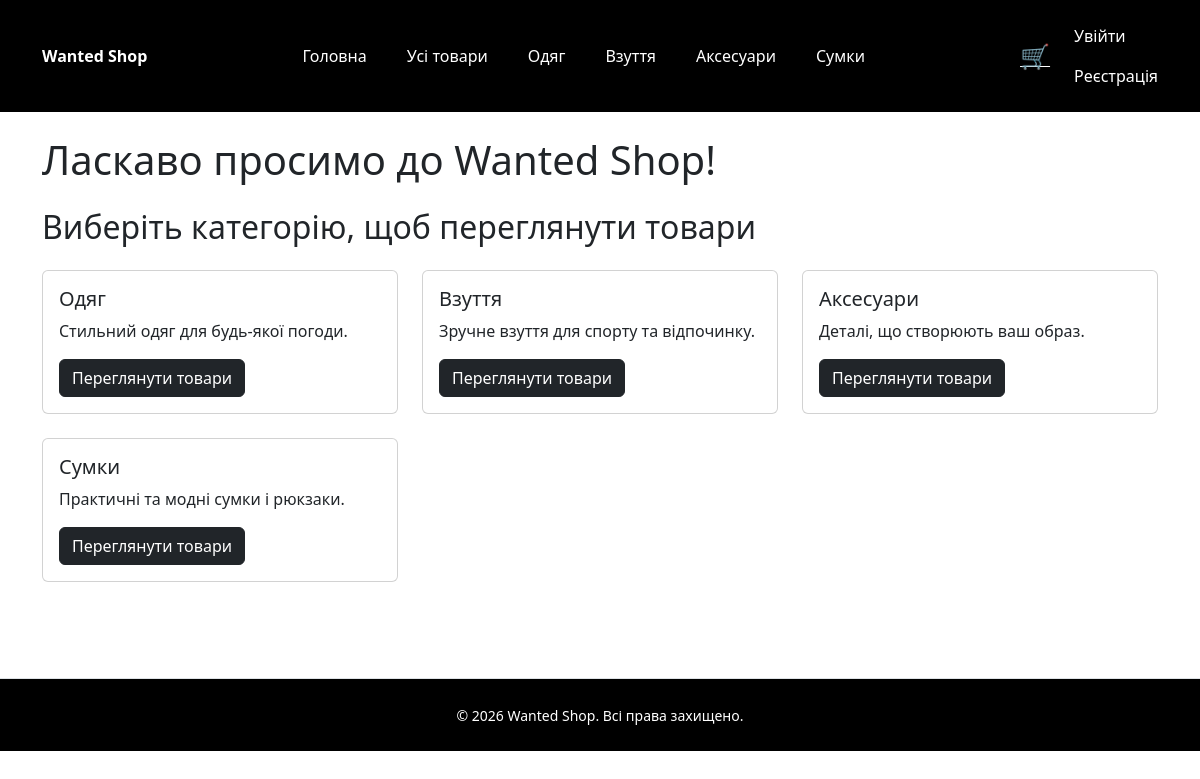
The page / on the database its author committed.
### products/models.py (models this page shows, shortened)
class Category(models.Model):
    name = models.CharField(max_length=100, unique=True)
    slug = models.SlugField(max_length=255, unique=True)
    description = models.TextField(blank=True)

### products/views.py (the view)
# urls.py: path('', views.home, name='home'),
@ratelimit(key='ip', rate='100/m', method='GET', block=True)
def home(request):
	categories = cache.get(CATEGORY_CACHE_KEY)
	if not categories:
		categories = list(Category.objects.all())
		cache.set(CATEGORY_CACHE_KEY, categories, CATEGORY_CACHE_TIL)
	return render(request, 'product/home.html', {'categories': categories})

### cart/context_processor.py (called while the page is built)
def cart_item_count(request):
    if request.user.is_authenticated:
        try:
            cart = Cart.objects.get(user=request.user)
            return {'cart_item_count': cart.items.count()}
        except Cart.DoesNotExist:
            return {'cart_item_count': 0}
    else:
        cart = request.session.get('cart', {})
        return {'cart_item_count': sum(cart.values())}

### templates/product/home.html (shortened to what this page needs)
{% extends 'base.html' %}
{% block content %}
<div class="container mt-4">
    <h1 class="mb-4">Ласкаво просимо до Wanted Shop!</h1>
    <h2 class="mb-4">Виберіть категорію, щоб переглянути товари</h2>
    <div class="row">
        {% for category in categories %}
        <div class="col-md-4">
            <div class="card">
                <div class="card-body">
                    <h5 class="card-title">{{ category.name }}</h5>
                    <p class="card-text">{{ category.description }}</p>
                    <a href="{% url 'products:product_list_by_category' slug=category.slug %}" class="btn btn-dark">Переглянути товари</a>
                </div>
            </div>
        </div>
        {% endfor %}
    </div>
</div>
{% endblock %}

### templates/components/header.html (shortened to what this page needs)
{% load static %}
<header class="bg-black text-white py-3 mb-4">
	<div class="container">
		<div class="d-flex flex-wrap align-items-center justify-content-between">
			<a class="navbar-brand fw-bold text-white" href="{% url 'products:home' %}">Wanted Shop</a>
			<ul class="nav list-inline mb-0">
				<li class="list-inline-item"><a class="nav-link text-white" href="{% url 'products:home' %}">Головна</a></li>
				<li class="list-inline-item"><a class="nav-link text-white" href="{% url 'products:product_list' %}">Усі товари</a></li>
				{% for category in categories %}
				<li class="list-inline-item"><a class="nav-link text-white" href="{% url 'products:product_list_by_category' category.slug %}">{{ category.name }}</a></li>
				{% endfor %}
			</ul>
			<div class="d-flex align-items-center gap-3">
				<a href="{% url 'cart:cart_details' %}" class="position-relative text-white" title="Кошик">
					<span class="fs-4">🛒</span>
				</a>
				<ul class="navbar-nav ms-2">
					{% if user.is_authenticated %}
					<li class="nav-item">
						<a class="nav-link" href="{% url 'accounts:profile' %}">Профіль</a>
					</li>
					<li class="nav-item">
						<a class="nav-link" href="{% url 'accounts:logout' %}">Вийти</a>
					</li>
					{% else %}
					<li class="nav-item">
						<a class="nav-link" href="{% url 'accounts:login' %}">Увійти</a>
					</li>
					<li class="nav-item">
						<a class="nav-link" href="{% url 'accounts:register' %}">Реєстрація</a>
					</li>
					{% endif %}
				</ul>
			</div>
		</div>
	</div>
</header>

### static/css/main.css (style rules this page uses)
body { background-color: #fff; color: #111; }
.card { margin-bottom: 1.5rem; }

### rows shown on the page
Category: name "Одяг", description "Стильний одяг для будь-якої погоди."
Category: name "Взуття", description "Зручне взуття для спорту та відпочинку."
Category: name "Аксесуари", description "Деталі, що створюють ваш образ."
Category: name "Сумки", description "Практичні та модні сумки і рюкзаки."

### other values the page prints
{{ year|default:2026 }} "2026"
